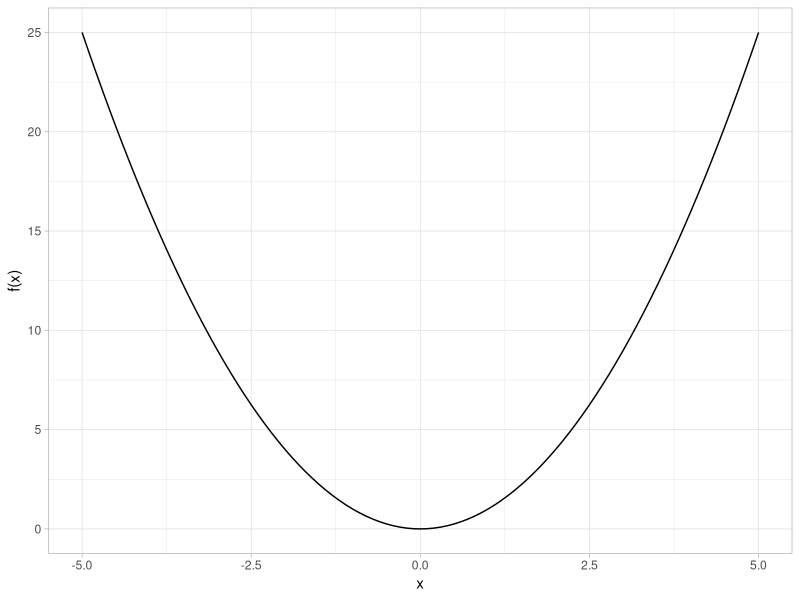
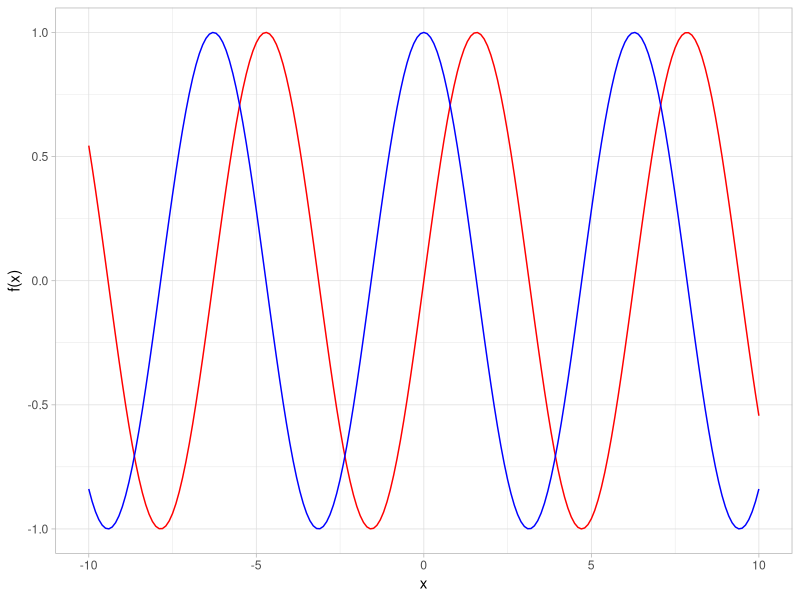

Write the R code that produced these figures, in order. (Note: this script raises an error after producing the figures.)
#-----------------------------------------------------#
# Title:  Use R as a Graphing Calculator              #
# Author: Brandon Monier (brandon.monier@sdstate.edu) #
# Date:   12.28.16                                    #
#-----------------------------------------------------#

#---------
# Preamble
#---------

# Load packages
require(ggplot2)


#------------------
# Plot one function
#------------------

# Generate sequence of numbers...
x <- seq(-5, 5, by = 0.1)

# Create function...
f <- function(x) {x^2}

# Plot the function by 'x'
ggplot(data.frame(x), aes(x)) + 
  geom_line(aes(y = f(x))) +
  ylim(c(0, 25)) +
  xlim(c(-5, 5)) +
  theme_light()


#------------------------
# Plot multiple functions
#------------------------

# Make sequence...
x <- seq(-10, 10, by = 0.1)

# Create function...
f <- function(x) {sin(x)}
g <- function(x) {cos(x)}

# Plot the function by 'x'
ggplot(data.frame(x), aes(x)) +
  geom_path(aes(y = f(x)), color = 'red') +
  geom_path(aes(y = g(x)), color = 'blue') +
  xlim(c(-10, 10)) +
  theme_light()


#-----------------
# Make your own...
#-----------------

# Make sequence...
x <- seq(-5, 5, by = 0.05)

# Create function...
f <- function(x) {
  sin(x)
}

# Plot
ggplot(data.frame(x), aes(x)) +
  geom_hline(yintercept = 0) +
  geom_vline(xintercept = 0) +
  geom_path(aes(y = f(x)), color = 'red', size = 1) +
  scale_x_continuous(breaks = vec.breaks, labels = vec.expr) +
  theme_light()


#--------------
# Miscellaneous
#--------------

# Draw a circle
circleFun <- function(center = c(0,0),diameter = 2, npoints = 100){
  r = diameter / 2
  tt <- seq(0,2*pi,length.out = npoints)
  xx <- center[1] + r * cos(tt)
  yy <- center[2] + r * sin(tt)
  return(data.frame(x = xx, y = yy))
}

x <- circleFun()

ggplot(x, aes(x, y)) + geom_path()

# pi symbols...
vec.breaks <- seq(from = -7*pi/2, to = 7*pi/2, by = pi/2)
pi.halfs <- c(paste(expression(pi), "/2"),
              paste(seq(from = 3, to = 21, by = 2), "*" , expression(pi), "/2"))
pi.fulls <- c(paste(expression(pi)),
              paste(seq(from = 2, to = 11, by = 1), "*" , expression(pi)))
vec.expr <- parse(text = c(rbind(pi.halfs, pi.fulls)))[1:7]


